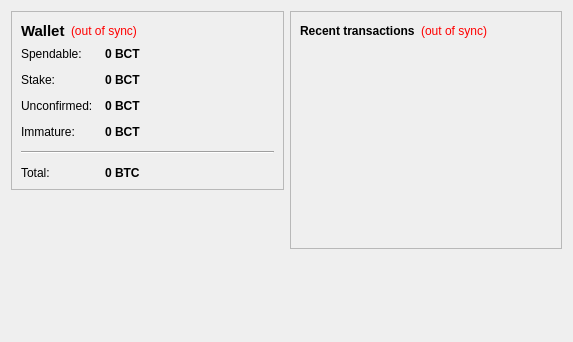
<?xml version="1.0" encoding="UTF-8"?>
<ui version="4.0">
 <class>OverviewPage</class>
 <widget class="QWidget" name="OverviewPage">
  <property name="geometry">
   <rect>
    <x>0</x>
    <y>0</y>
    <width>573</width>
    <height>342</height>
   </rect>
  </property>
  <property name="windowTitle">
   <string>Form</string>
  </property>
  <layout class="QHBoxLayout" name="horizontalLayout" stretch="1,1">
   <item>
    <layout class="QVBoxLayout" name="verticalLayout_2">
     <item>
      <widget class="QFrame" name="frame">
       <property name="frameShape">
        <enum>QFrame::StyledPanel</enum>
       </property>
       <property name="frameShadow">
        <enum>QFrame::Raised</enum>
       </property>
       <layout class="QVBoxLayout" name="verticalLayout_4">
        <item>
         <layout class="QHBoxLayout" name="horizontalLayout_4">
          <item>
           <widget class="QLabel" name="label_5">
            <property name="font">
             <font>
              <pointsize>11</pointsize>
              <weight>75</weight>
              <bold>true</bold>
             </font>
            </property>
            <property name="text">
             <string>Wallet</string>
            </property>
           </widget>
          </item>
          <item>
           <widget class="QLabel" name="labelWalletStatus">
            <property name="toolTip">
             <string>The displayed information may be out of date. Your wallet automatically synchronizes with the BitcoinTrust network after a connection is established, but this process has not completed yet.</string>
            </property>
            <property name="styleSheet">
             <string notr="true">QLabel { color: red; }</string>
            </property>
            <property name="text">
             <string notr="true">(out of sync)</string>
            </property>
            <property name="alignment">
             <set>Qt::AlignLeading|Qt::AlignLeft|Qt::AlignVCenter</set>
            </property>
           </widget>
          </item>
          <item>
           <spacer name="horizontalSpacer_2">
            <property name="orientation">
             <enum>Qt::Horizontal</enum>
            </property>
            <property name="sizeHint" stdset="0">
             <size>
              <width>40</width>
              <height>20</height>
             </size>
            </property>
           </spacer>
          </item>
         </layout>
        </item>
        <item>
         <layout class="QFormLayout" name="formLayout_2">
          <property name="fieldGrowthPolicy">
           <enum>QFormLayout::AllNonFixedFieldsGrow</enum>
          </property>
          <property name="horizontalSpacing">
           <number>12</number>
          </property>
          <property name="verticalSpacing">
           <number>12</number>
          </property>
          <item row="0" column="0">
           <widget class="QLabel" name="label">
            <property name="text">
             <string>Spendable:</string>
            </property>
           </widget>
          </item>
          <item row="0" column="1">
           <widget class="QLabel" name="labelBalance">
            <property name="font">
             <font>
              <weight>75</weight>
              <bold>true</bold>
             </font>
            </property>
            <property name="cursor">
             <cursorShape>IBeamCursor</cursorShape>
            </property>
            <property name="toolTip">
             <string>Your current spendable balance</string>
            </property>
            <property name="text">
             <string notr="true">0 BCT</string>
            </property>
            <property name="textInteractionFlags">
             <set>Qt::LinksAccessibleByMouse|Qt::TextSelectableByKeyboard|Qt::TextSelectableByMouse</set>
            </property>
           </widget>
          </item>
          <item row="1" column="0">
           <widget class="QLabel" name="label_6">
            <property name="text">
             <string>Stake:</string>
            </property>
           </widget>
          </item>
          <item row="1" column="1">
           <widget class="QLabel" name="labelStake">
            <property name="font">
             <font>
              <weight>75</weight>
              <bold>true</bold>
             </font>
            </property>
            <property name="cursor">
             <cursorShape>IBeamCursor</cursorShape>
            </property>
            <property name="toolTip">
             <string>Total of coins that was staked, and do not yet count toward the current balance</string>
            </property>
            <property name="text">
             <string notr="true">0 BCT</string>
            </property>
            <property name="textInteractionFlags">
             <set>Qt::LinksAccessibleByMouse|Qt::TextSelectableByKeyboard|Qt::TextSelectableByMouse</set>
            </property>
           </widget>
          </item>
          <item row="2" column="0">
           <widget class="QLabel" name="label_3">
            <property name="text">
             <string>Unconfirmed:</string>
            </property>
           </widget>
          </item>
          <item row="2" column="1">
           <widget class="QLabel" name="labelUnconfirmed">
            <property name="font">
             <font>
              <weight>75</weight>
              <bold>true</bold>
             </font>
            </property>
            <property name="cursor">
             <cursorShape>IBeamCursor</cursorShape>
            </property>
            <property name="toolTip">
             <string>Total of transactions that have yet to be confirmed, and do not yet count toward the current balance</string>
            </property>
            <property name="text">
             <string notr="true">0 BCT</string>
            </property>
            <property name="textInteractionFlags">
             <set>Qt::LinksAccessibleByMouse|Qt::TextSelectableByKeyboard|Qt::TextSelectableByMouse</set>
            </property>
           </widget>
          </item>
          <item row="3" column="0">
           <widget class="QLabel" name="labelImmatureText">
            <property name="text">
             <string>Immature:</string>
            </property>
           </widget>
          </item>
          <item row="3" column="1">
           <widget class="QLabel" name="labelImmature">
            <property name="font">
             <font>
              <weight>75</weight>
              <bold>true</bold>
             </font>
            </property>
            <property name="toolTip">
             <string>Mined balance that has not yet matured</string>
            </property>
            <property name="text">
             <string notr="true">0 BCT</string>
            </property>
            <property name="textInteractionFlags">
             <set>Qt::LinksAccessibleByMouse|Qt::TextSelectableByKeyboard|Qt::TextSelectableByMouse</set>
            </property>
           </widget>
          </item>
          <item row="4" column="0" colspan="2">
           <widget class="Line" name="line">
            <property name="orientation">
             <enum>Qt::Horizontal</enum>
            </property>
           </widget>
          </item>
          <item row="5" column="0">
           <widget class="QLabel" name="labelTotalText">
            <property name="text">
             <string>Total:</string>
            </property>
           </widget>
          </item>
          <item row="5" column="1">
           <widget class="QLabel" name="labelTotal">
            <property name="font">
             <font>
              <weight>75</weight>
              <bold>true</bold>
             </font>
            </property>
            <property name="cursor">
             <cursorShape>IBeamCursor</cursorShape>
            </property>
            <property name="toolTip">
             <string>Your current total balance</string>
            </property>
            <property name="text">
             <string notr="true">0 BTC</string>
            </property>
            <property name="textInteractionFlags">
             <set>Qt::LinksAccessibleByMouse|Qt::TextSelectableByKeyboard|Qt::TextSelectableByMouse</set>
            </property>
           </widget>
          </item>
         </layout>
        </item>
       </layout>
      </widget>
     </item>
     <item>
      <spacer name="verticalSpacer">
       <property name="orientation">
        <enum>Qt::Vertical</enum>
       </property>
       <property name="sizeHint" stdset="0">
        <size>
         <width>20</width>
         <height>40</height>
        </size>
       </property>
      </spacer>
     </item>
    </layout>
   </item>
   <item>
    <layout class="QVBoxLayout" name="verticalLayout_3">
     <item>
      <widget class="QFrame" name="frame_2">
       <property name="frameShape">
        <enum>QFrame::StyledPanel</enum>
       </property>
       <property name="frameShadow">
        <enum>QFrame::Raised</enum>
       </property>
       <layout class="QVBoxLayout" name="verticalLayout">
        <item>
         <layout class="QHBoxLayout" name="horizontalLayout_2">
          <item>
           <widget class="QLabel" name="label_4">
            <property name="text">
             <string>&lt;b&gt;Recent transactions&lt;/b&gt;</string>
            </property>
           </widget>
          </item>
          <item>
           <widget class="QLabel" name="labelTransactionsStatus">
            <property name="toolTip">
             <string>The displayed information may be out of date. Your wallet automatically synchronizes with the BitcoinTrust network after a connection is established, but this process has not completed yet.</string>
            </property>
            <property name="styleSheet">
             <string notr="true">QLabel { color: red; }</string>
            </property>
            <property name="text">
             <string notr="true">(out of sync)</string>
            </property>
            <property name="alignment">
             <set>Qt::AlignRight|Qt::AlignTrailing|Qt::AlignVCenter</set>
            </property>
           </widget>
          </item>
          <item>
           <spacer name="horizontalSpacer">
            <property name="orientation">
             <enum>Qt::Horizontal</enum>
            </property>
            <property name="sizeHint" stdset="0">
             <size>
              <width>40</width>
              <height>20</height>
             </size>
            </property>
           </spacer>
          </item>
         </layout>
        </item>
        <item>
         <widget class="QListView" name="listTransactions">
          <property name="styleSheet">
           <string notr="true">QListView { background: transparent; }</string>
          </property>
          <property name="frameShape">
           <enum>QFrame::NoFrame</enum>
          </property>
          <property name="verticalScrollBarPolicy">
           <enum>Qt::ScrollBarAlwaysOff</enum>
          </property>
          <property name="horizontalScrollBarPolicy">
           <enum>Qt::ScrollBarAlwaysOff</enum>
          </property>
          <property name="selectionMode">
           <enum>QAbstractItemView::NoSelection</enum>
          </property>
         </widget>
        </item>
       </layout>
      </widget>
     </item>
     <item>
      <spacer name="verticalSpacer_2">
       <property name="orientation">
        <enum>Qt::Vertical</enum>
       </property>
       <property name="sizeHint" stdset="0">
        <size>
         <width>20</width>
         <height>40</height>
        </size>
       </property>
      </spacer>
     </item>
    </layout>
   </item>
  </layout>
 </widget>
 <resources/>
 <connections/>
</ui>
